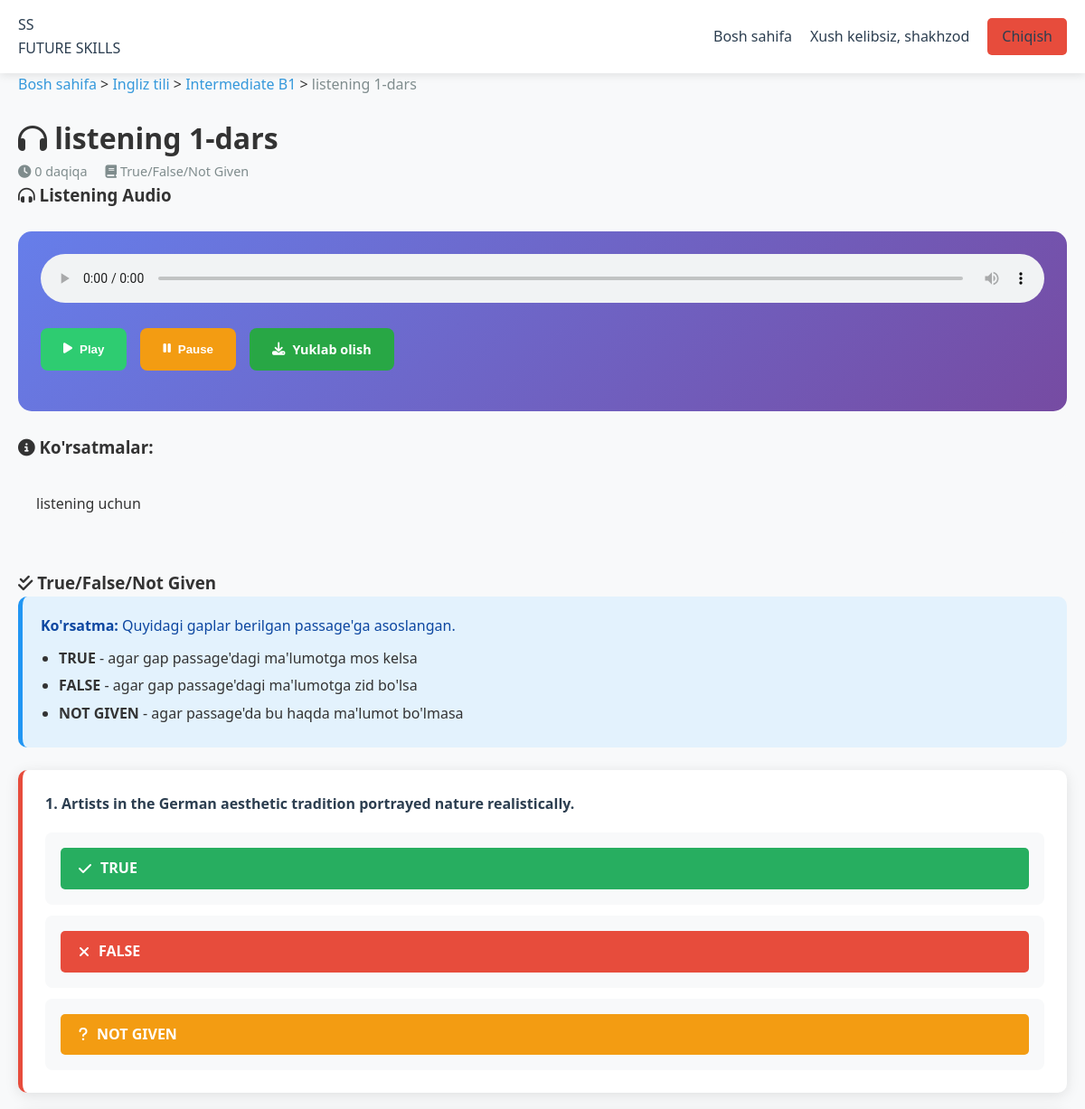
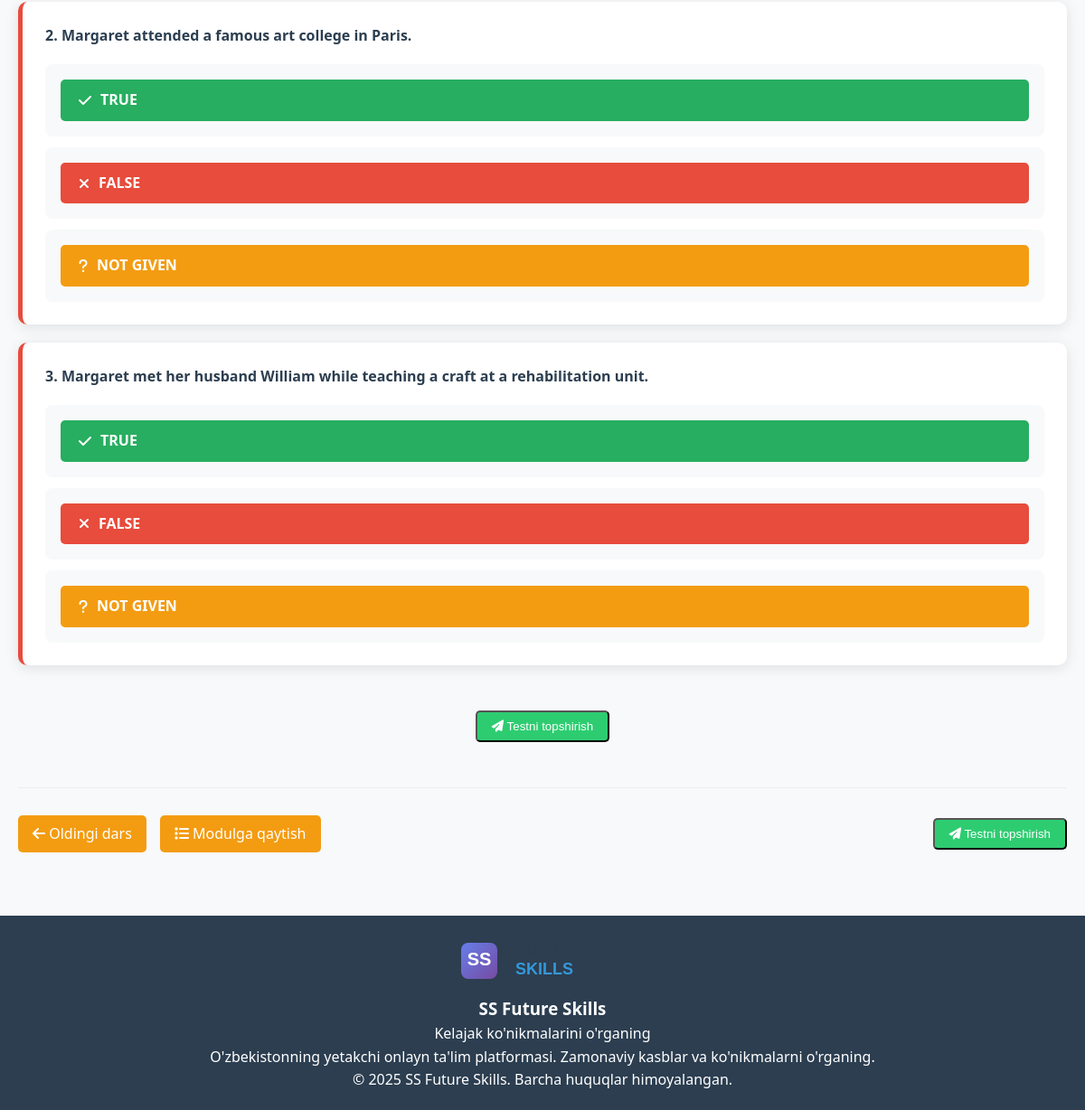
The app's page /listening/6/ (signed in) with its own data (2 pictures, top to bottom).
### courses/models.py (models this page shows, shortened)
class Course(models.Model):
    COURSE_TYPES = [
        ('english', 'Ingliz tili'),
        ('data_science', 'Data Science va Sun\'iy Intellekt'),
        ('pedagogy', 'Pedagogika'),
    ]
    name = models.CharField(max_length=200)
    description = models.TextField()
    course_type = models.CharField(max_length=50, choices=COURSE_TYPES)
    created_at = models.DateTimeField(auto_now_add=True)
    updated_at = models.DateTimeField(auto_now=True)
    is_active = models.BooleanField(default=True)

class Module(models.Model):
    course = models.ForeignKey(Course, on_delete=models.CASCADE, related_name='modules')
    title = models.CharField(max_length=200)
    description = models.TextField(blank=True)
    order = models.IntegerField(default=0)
    created_at = models.DateTimeField(auto_now_add=True)
    class Meta:
        ordering = ['order']

class ListeningLesson(models.Model):
    LISTENING_TYPES = [
        ('multiple_choice', 'Multiple Choice'),
        ('matching', 'Matching'),
        ('gap_filling', 'Gap Filling'),
        ('true_false_not_given', 'True/False/Not Given'),
    ]
    module = models.ForeignKey(Module, on_delete=models.CASCADE, related_name='listening_lessons')
    title = models.CharField(max_length=200)
    order = models.IntegerField(default=0)
    audio_file = models.FileField(upload_to=listening_audio_upload_path, verbose_name="Audio fayl")
    listening_type = models.CharField(max_length=50, choices=LISTENING_TYPES)
    description = models.TextField(blank=True, help_text="Listening mazmuni, ko'rsatmalar")
    timer_minutes = models.IntegerField(default=0, help_text="0 yozilsa timer ishlamaydi")
    created_at = models.DateTimeField(auto_now_add=True)
    class Meta:
        ordering = ['order']
        verbose_name = "Listening darsi"
        verbose_name_plural = "Listening darslari"

class TrueFalseNotGiven(models.Model):
    listening_lesson = models.ForeignKey(ListeningLesson, on_delete=models.CASCADE, related_name='tfng_questions')
    statement = models.TextField()
    correct_answer = models.CharField(max_length=20, choices=[
        ('true', 'True'),
        ('false', 'False'),
        ('not_given', 'Not Given')
    ])
    explanation = models.TextField(blank=True, help_text="Javob tushuntirishi")
    order = models.IntegerField(default=0)
    class Meta:
        ordering = ['order']

### courses/views.py (the view, shortened to what this page needs)
# urls.py: path('listening/<int:listening_id>/', views.listening_detail, name='listening_detail'),
@login_required
def listening_detail(request, listening_id):
    listening = get_object_or_404(ListeningLesson, id=listening_id)
    module = listening.module
    course = module.course
    all_lessons = list(module.lessons.all().order_by('order'))
    all_listenings = list(module.listening_lessons.all().order_by('order'))
    all_content = []
    for l in all_lessons:
        all_content.append(('video', l))
    for l in all_listenings:
        all_content.append(('listening', l))
    all_content.sort(key=lambda x: x[1].order)
    current_index = None
    for i, (content_type, content) in enumerate(all_content):
        if content_type == 'listening' and content.id == listening_id:
            current_index = i
            break
    prev_content = all_content[current_index - 1] if current_index and current_index > 0 else None
    next_content = all_content[current_index + 1] if current_index and current_index < len(all_content) - 1 else None
    user_progress = UserProgress.objects.filter(
        user=request.user,
        listening_lesson=listening
    ).first()
    context = {
        'listening': listening,
        'module': module,
        'course': course,
        'prev_content': prev_content,
        'next_content': next_content,
        'completed': user_progress.completed if user_progress else False,
    }
    if listening.listening_type == 'multiple_choice':
        context['questions'] = listening.questions.all().order_by('order')
    elif listening.listening_type == 'gap_filling':
        context['gap_fillings'] = listening.gap_fillings.all().order_by('order')
        for gap in context['gap_fillings']:
            gap.options_list = gap.options.all().order_by('gap_letter')
    elif listening.listening_type == 'true_false_not_given':
        context['tfng_questions'] = listening.tfng_questions.all().order_by('order')
    return render(request, 'listening_detail.html', context)

### templates/listening_detail.html (shortened to what this page needs)
{% extends 'base.html' %}
{% block content %}
<div class="lesson-header">
    <div class="container">
        <nav class="breadcrumb">
            <a href="{% url 'home' %}">Bosh sahifa</a> >
            <a href="{% url 'course_detail' module.course.id %}">{{ course.name }}</a> >
            <a href="{% url 'module_detail' module.id %}">{{ module.title }}</a> >
            <span>{{ listening.title }}</span>
        </nav>
        <h1><i class="fas fa-headphones"></i> {{ listening.title }}</h1>
        <div class="lesson-meta">
            <span><i class="fas fa-clock"></i> {{ listening.timer_minutes }} daqiqa</span>
            <span><i class="fas fa-book"></i> {{ listening.get_listening_type_display }}</span>
        </div>
    </div>
</div>
<div class="listening-content">
    <div class="container">
        <div class="audio-section">
            <h3><i class="fas fa-headphones-alt"></i> Listening Audio</h3>
            <div class="audio-player">
                <audio id="listening-audio" controls>
                    <source src="{{ listening.audio_file.url }}" type="audio/mpeg">
                </audio>
                <div class="audio-controls">
                    <button onclick="playAudio()" class="btn-primary">
                        <i class="fas fa-play"></i> Play
                    </button>
                    <button onclick="pauseAudio()" class="btn-secondary">
                        <i class="fas fa-pause"></i> Pause
                    </button>
                    <a href="{{ listening.audio_file.url }}" download class="btn-download">
                        <i class="fas fa-download"></i> Yuklab olish
                    </a>
                </div>
            </div>
        </div>
        {% if listening.description %}
        <div class="description-section">
            <h3><i class="fas fa-info-circle"></i> Ko'rsatmalar:</h3>
            <div class="content-box">
                {{ listening.description|linebreaks }}
            </div>
        </div>
        {% endif %}
        <div class="listening-exercise">
            {% if listening.listening_type == 'multiple_choice' %}
                {% include 'partials/listening_multiple_choice.html' %}
            {% elif listening.listening_type == 'gap_filling' %}
                {% include 'partials/listening_gap_filling.html' %}
            {% elif listening.listening_type == 'true_false_not_given' %}
                {% include 'partials/listening_true_false.html' %}
            {% elif listening.listening_type == 'matching' %}
                {% include 'partials/listening_matching.html' %}
            {% endif %}
        </div>
        <div class="navigation-buttons">
            <div class="nav-left">
                {% if prev_content %}
                    {% if prev_content.0 == 'video' %}
                        <a href="{% url 'lesson_detail' prev_content.1.id %}" class="btn-secondary">
                            <i class="fas fa-arrow-left"></i> Oldingi dars
                        </a>
                    {% elif prev_content.0 == 'listening' %}
                        <a href="{% url 'listening_detail' prev_content.1.id %}" class="btn-secondary">
                            <i class="fas fa-arrow-left"></i> Oldingi listening
                        </a>
                    {% endif %}
                {% endif %}
                <a href="{% url 'module_detail' module.id %}" class="btn-secondary">
                    <i class="fas fa-list"></i> Modulga qaytish
                </a>
            </div>
            <div class="nav-right">
                {% if completed or listening.completed %}
                    {% if next_content %}
                        {% if next_content.0 == 'video' %}
                            <a href="{% url 'lesson_detail' next_content.1.id %}" class="btn-primary">
                                Keyingi dars <i class="fas fa-arrow-right"></i>
                            </a>
                        {% elif next_content.0 == 'listening' %}
                            <a href="{% url 'listening_detail' next_content.1.id %}" class="btn-primary">
                                Keyingi listening <i class="fas fa-arrow-right"></i>
                            </a>
                        {% endif %}
                    {% else %}
                        <span class="btn-success">
                            <i class="fas fa-check"></i> Modul yakunlandi
                        </span>
                    {% endif %}
                {% else %}
                    <button onclick="submitListeningTest()" class="btn-primary" id="submit-test-btn">
                        <i class="fas fa-paper-plane"></i> Testni topshirish
                    </button>
                {% endif %}
            </div>
        </div>
    </div>
</div>
{% endblock %}

### templates/base.html (shortened to what this page needs)
<!DOCTYPE html>
<html lang="uz">
<head>
    <link rel="stylesheet" href="/static/css/style.css">
    <link rel="stylesheet" href="https://cdnjs.cloudflare.com/ajax/libs/font-awesome/6.4.0/css/all.min.css">
</head>
<body>
    <header>
        <nav class="navbar">
            <div class="container">
                <a href="{% url 'home' %}" class="logo">
                    <div class="logo-minimal">
                        <span class="logo-symbol">SS</span>
                        <div class="logo-name">
                            <span class="logo-future">FUTURE</span>
                            <span class="logo-skills">SKILLS</span>
                        </div>
                    </div>
                </a>
                <div class="nav-links">
                    <a href="{% url 'home' %}">Bosh sahifa</a>
                    {% if user.is_authenticated %}
                        <span class="user-name">Xush kelibsiz, {{ user.username }}</span>
                        <a href="{% url 'logout' %}" class="btn-logout">Chiqish</a>
                    {% else %}
                        <a href="{% url 'login' %}" class="btn-login">Kirish</a>
                        <a href="{% url 'register' %}" class="btn-primary">Ro'yxatdan o'tish</a>
                    {% endif %}
                </div>
            </div>
        </nav>
    </header>
    <main>
        {% block content %}{% endblock %}
    </main>
<footer>
    <div class="container">
        <div class="footer-content">
            <div class="footer-logo">
                <div class="footer-logo-container">
                    <div class="footer-logo-icon">
                        <img src="/static/images/logo.svg" alt="SS Future Skills">
                    </div>
                    <div class="footer-logo-text">
                        <h3>SS Future Skills</h3>
                        <p>Kelajak ko'nikmalarini o'rganing</p>
                    </div>
                </div>
                <p class="footer-description">
                    O'zbekistonning yetakchi onlayn ta'lim platformasi.
                    Zamonaviy kasblar va ko'nikmalarni o'rganing.
                </p>
            </div>
        </div>
        <div class="footer-bottom">
            <p>&copy; 2025 SS Future Skills. Barcha huquqlar himoyalangan.</p>
        </div>
    </div>
</footer>
</body>
</html>

### templates/partials/listening_true_false.html (shortened to what this page needs)
<div class="true-false-section">
    <h3><i class="fas fa-check-double"></i> True/False/Not Given</h3>
    {% if tfng_questions %}
    <div class="instructions">
        <div class="instruction-box">
            <p><strong>Ko'rsatma:</strong> Quyidagi gaplar berilgan passage'ga asoslangan.</p>
            <ul>
                <li><strong>TRUE</strong> - agar gap passage'dagi ma'lumotga mos kelsa</li>
                <li><strong>FALSE</strong> - agar gap passage'dagi ma'lumotga zid bo'lsa</li>
                <li><strong>NOT GIVEN</strong> - agar passage'da bu haqda ma'lumot bo'lmasa</li>
            </ul>
        </div>
    </div>
    <form id="listening-form" data-listening-id="{{ listening.id }}">
        {% for tfng in tfng_questions %}
        <div class="tfng-item">
            <div class="statement">
                <h4>{{ forloop.counter }}. {{ tfng.statement }}</h4>
            </div>
            <div class="tfng-options">
                <div class="tfng-option">
                    <label for="tfng_{{ tfng.id }}_true" class="btn-true">
                        <i class="fas fa-check"></i> TRUE
                    </label>
                </div>
                <div class="tfng-option" onclick="selectTfngOption(this, 'tfng_{{ tfng.id }}_false')">
                    <label for="tfng_{{ tfng.id }}_false" class="btn-false">
                        <i class="fas fa-times"></i> FALSE
                    </label>
                </div>
                <div class="tfng-option" onclick="selectTfngOption(this, 'tfng_{{ tfng.id }}_not_given')">
                    <label for="tfng_{{ tfng.id }}_not_given" class="btn-not-given">
                        <i class="fas fa-question"></i> NOT GIVEN
                    </label>
                </div>
            </div>
        </div>
        {% endfor %}
        <div class="submit-section">
            <button type="button" onclick="submitListeningTest()" class="btn-primary">
                <i class="fas fa-paper-plane"></i> Testni topshirish
            </button>
        </div>
    </form>
    {% else %}
    <div class="alert alert-warning">
        <i class="fas fa-exclamation-triangle"></i> Bu listening uchun True/False/Not Given savollari hali qo'shilmagan.
    </div>
    {% endif %}
</div>

### records on screen
Course: name "Ingliz tili"
Module: title "Intermediate B1"
ListeningLesson: title "listening 1-dars", timer_minutes "0", listening_type "True/False/Not Given", description "listening uchun"
TrueFalseNotGiven: statement "Artists in the German aesthetic tradition portrayed nature realistically."
TrueFalseNotGiven: statement "Margaret attended a famous art college in Paris."
TrueFalseNotGiven: statement "Margaret met her husband William while teaching a craft at a rehabilitation unit."

### other values on screen
{{ user.username }} "shakhzod"
